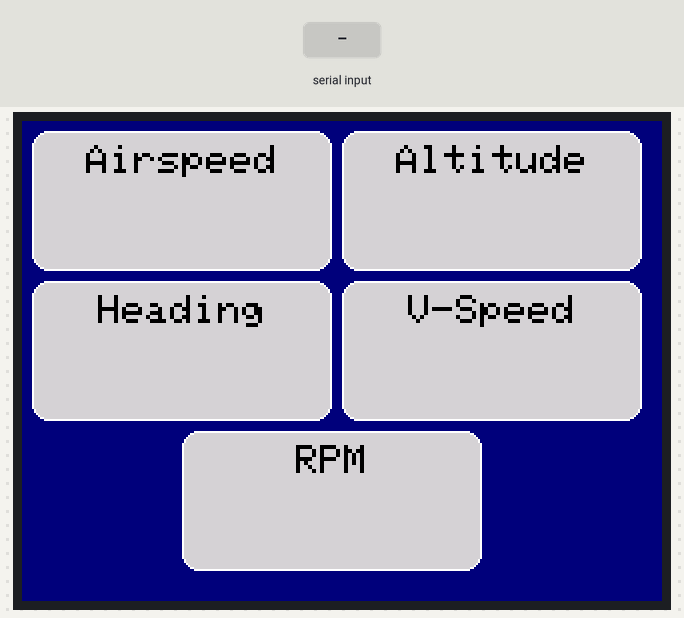
Bench run of a program on a simulated ESP32. Parts: 320×240 colour display. The inputs (shaded band) are chosen by the test bench.

Above: at 1.4 s.
1.5 s: "90,45\n" received over the second serial link
At 2.5 s:
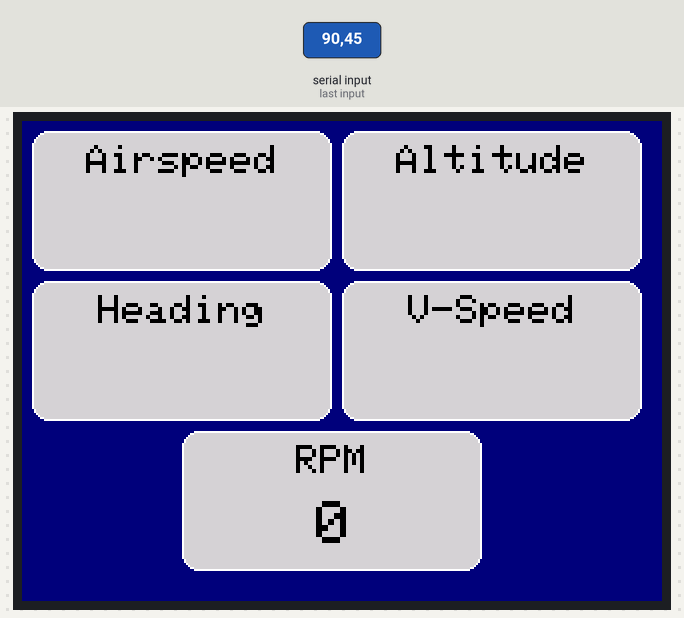
3.0 s: "30,150\n" received over the second serial link
At 3.6 s:
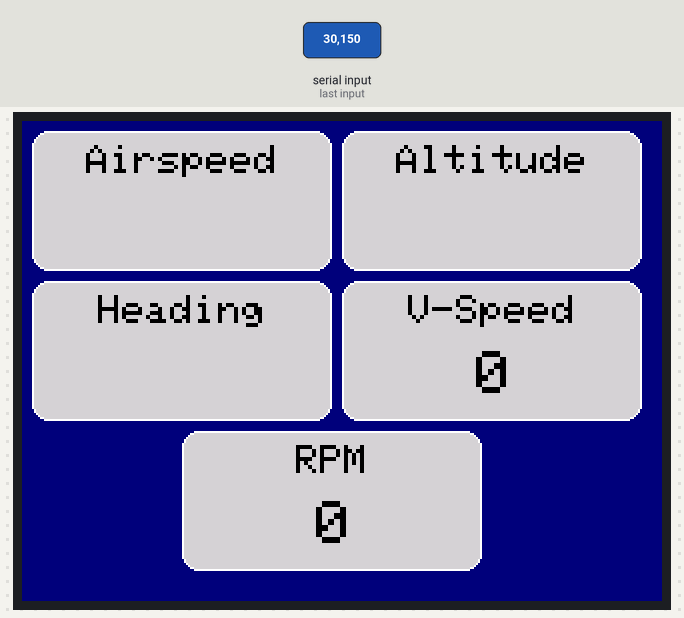
Timing chart, 0 to 6.0 s (numbered marks = the images above; inputs shaded):
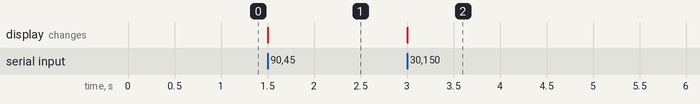

Measured:
- after the input at 1.5 s, the display: changes at once (image 1)
- after the input at 3.0 s, the display: changes at once (image 2)

The program:

main.cpp
```cpp
#include "TFT.h"

TFT tft;

void InitializeSerial()
{
    Serial2.begin(115200, SERIAL_8N1, 16, 17);
    while (!Serial2);
}

void setup()
{
    InitializeSerial();
    tft.InitializeDisplay();
    tft.DrawContainers();
}

void loop()
{
    if (Serial2.available() > 0)
    {
        String received = Serial2.readStringUntil('\n');

        int dataRefIndex = received.charAt(0) - '0';
        int dataRefValue = received.substring(1).toInt();

        tft.DrawValues(dataRefIndex, dataRefValue);
    }
}
```

TFT.h
```cpp
#ifndef TFT_H
#define TFT_H

#include <Arduino.h>
#include <TFT_eSPI.h>

class TFT {
    private:
        TFT_eSPI tft;

        void DrawValue(uint16_t x, uint8_t y, int16_t value);
        void DrawContainer(uint16_t x, uint8_t y, char *name);

    public:
        TFT() : tft(TFT_eSPI()){}

        void InitializeDisplay();
        void DrawContainers();
        void DrawValues(int index, int value);
};

#endif
```

TFT.cpp
```cpp
#include <TFT.h>

void TFT::InitializeDisplay()
{
    tft.begin();
    tft.setRotation(1);
    tft.fillScreen(TFT_NAVY);
    tft.setTextColor(TFT_WHITE, TFT_NAVY);
    tft.setTextSize(2);
    tft.setTextDatum(MC_DATUM);
}

void TFT::DrawValue(uint16_t x, uint8_t y, int16_t value)
{
    tft.setTextColor(TFT_BLACK, TFT_LIGHTGREY);
    tft.setTextSize(3);
    tft.drawNumber(value, x + 76, y + 47);
    tft.setTextSize(2);
    tft.setTextColor(TFT_WHITE, TFT_NAVY);
}

void TFT::DrawContainer(uint16_t x, uint8_t y, char *name)
{
    tft.setTextPadding(tft.textWidth("99999999"));
    tft.setTextColor(TFT_BLACK, TFT_LIGHTGREY);
    tft.fillRoundRect(x, y, 150, 70, 8, TFT_LIGHTGREY);
    tft.drawRoundRect(x, y, 150, 70, 8, TFT_WHITE);
    tft.drawString(name, x + 75, y + 15);
}

void TFT::DrawContainers()
{
    DrawContainer(5, 5, (char *)"Airspeed");
    DrawContainer(5, 80, (char *)"Heading");
    DrawContainer(160, 5, (char *)"Altitude");
    DrawContainer(160, 80, (char *)"V-Speed");
    DrawContainer(80, 155, (char *)"RPM");
}

void TFT::DrawValues(int index, int value)
{
    if (index <= 1)
        DrawValue(5, 5 + (index * 75), value);

    else if (index <= 3)
        DrawValue(160, 5 + ((index - 2) * 75), value);

    else
        DrawValue(80, 155, value);
}
```
